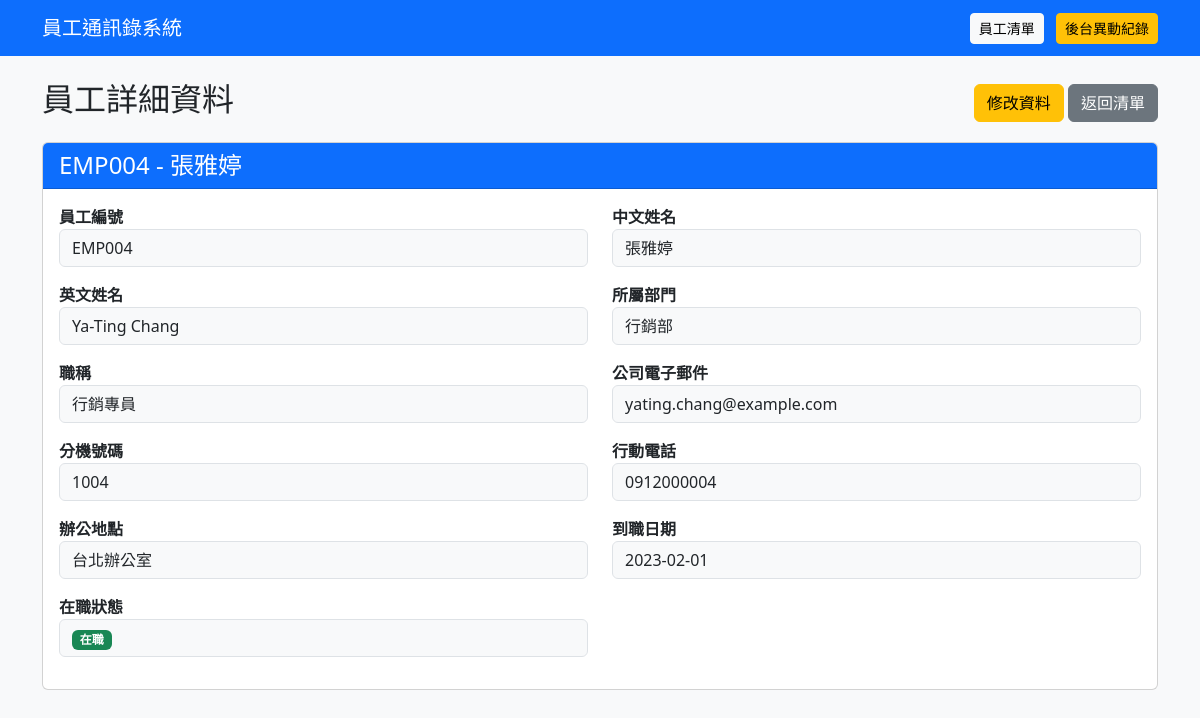
The page /employees/4 on the database its author committed.
### tables this page shows
CREATE TABLE employees (
            id INTEGER PRIMARY KEY AUTOINCREMENT,
            employee_no TEXT NOT NULL UNIQUE,
            chinese_name TEXT NOT NULL,
            english_name TEXT NOT NULL,
            department TEXT NOT NULL,
            position TEXT NOT NULL,
            email TEXT NOT NULL UNIQUE,
            extension TEXT NOT NULL,
            mobile TEXT NOT NULL,
            office_location TEXT NOT NULL,
            hire_date TEXT NOT NULL,
            status TEXT NOT NULL
        );

### app.py (the view)
@app.route("/employees/<int:employee_id>")
def employee_detail(employee_id):
    conn = get_db()
    employee = conn.execute("""
        SELECT *
        FROM employees
        WHERE id = ?
    """, (employee_id,)).fetchone()
    conn.close()
    if employee is None:
        abort(404)
    return render_template(
        "employee_detail.html",
        employee=employee
    )

### app.py (called while the page is built)
def get_db():
    conn = sqlite3.connect(DATABASE)
    conn.row_factory = sqlite3.Row
    return conn

### templates/employee_detail.html
{% extends "base.html" %}
{% block content %}
<div class="d-flex justify-content-between align-items-center mb-3">
    <h2>員工詳細資料</h2>
    <div>
        <a href="{{ url_for('edit_employee', employee_id=employee['id']) }}" class="btn btn-warning">
            修改資料
        </a>
        <a href="{{ url_for('index') }}" class="btn btn-secondary">
            返回清單
        </a>
    </div>
</div>
<div class="card">
    <div class="card-header bg-primary text-white">
        <h4 class="mb-0">
            {{ employee['employee_no'] }}
            - {{ employee['chinese_name'] }}
        </h4>
    </div>
    <div class="card-body">
        <div class="row">
            <div class="col-md-6 mb-3">
                <strong>員工編號</strong>
                <div class="form-control bg-light">
                    {{ employee['employee_no'] }}
                </div>
            </div>
            <div class="col-md-6 mb-3">
                <strong>中文姓名</strong>
                <div class="form-control bg-light">
                    {{ employee['chinese_name'] }}
                </div>
            </div>
            <div class="col-md-6 mb-3">
                <strong>英文姓名</strong>
                <div class="form-control bg-light">
                    {{ employee['english_name'] }}
                </div>
            </div>
            <div class="col-md-6 mb-3">
                <strong>所屬部門</strong>
                <div class="form-control bg-light">
                    {{ employee['department'] }}
                </div>
            </div>
            <div class="col-md-6 mb-3">
                <strong>職稱</strong>
                <div class="form-control bg-light">
                    {{ employee['position'] }}
                </div>
            </div>
            <div class="col-md-6 mb-3">
                <strong>公司電子郵件</strong>
                <div class="form-control bg-light">
                    {{ employee['email'] }}
                </div>
            </div>
            <div class="col-md-6 mb-3">
                <strong>分機號碼</strong>
                <div class="form-control bg-light">
                    {{ employee['extension'] }}
                </div>
            </div>
            <div class="col-md-6 mb-3">
                <strong>行動電話</strong>
                <div class="form-control bg-light">
                    {{ employee['mobile'] }}
                </div>
            </div>
            <div class="col-md-6 mb-3">
                <strong>辦公地點</strong>
                <div class="form-control bg-light">
                    {{ employee['office_location'] }}
                </div>
            </div>
            <div class="col-md-6 mb-3">
                <strong>到職日期</strong>
                <div class="form-control bg-light">
                    {{ employee['hire_date'] }}
                </div>
            </div>
            <div class="col-md-6 mb-3">
                <strong>在職狀態</strong>
                <div class="form-control bg-light">
                    {% if employee['status'] == '在職' %}
                    <span class="badge bg-success">
                        在職
                    </span>
                    {% elif employee['status'] == '離職' %}
                    <span class="badge bg-danger">
                        離職
                    </span>
                    {% else %}
                    <span class="badge bg-warning text-dark">
                        留職停薪
                    </span>
                    {% endif %}
                </div>
            </div>
        </div>
    </div>
</div>
{% endblock %}

### rows shown on the page
employees: employee_no "EMP004", chinese_name "張雅婷", english_name "Ya-Ting Chang", department "行銷部", position "行銷專員", email "yating.chang@example.com", extension "1004", mobile "0912000004", office_location "台北辦公室", hire_date "2023-02-01"
